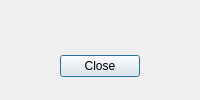
<?xml version="1.0" encoding="UTF-8"?>
<ui version="4.0">
 <class>details</class>
 <widget class="QDialog" name="details">
  <property name="windowModality">
   <enum>Qt::ApplicationModal</enum>
  </property>
  <property name="sizePolicy">
   <sizepolicy hsizetype="Maximum" vsizetype="Maximum">
    <horstretch>0</horstretch>
    <verstretch>0</verstretch>
   </sizepolicy>
  </property>
  <property name="windowTitle">
   <string>Song details</string>
  </property>
  <property name="modal">
   <bool>true</bool>
  </property>
  <layout class="QVBoxLayout">
   <item>
    <widget class="QLabel" name="details_label">
     <property name="sizePolicy">
      <sizepolicy hsizetype="Maximum" vsizetype="Maximum">
       <horstretch>0</horstretch>
       <verstretch>0</verstretch>
      </sizepolicy>
     </property>
     <property name="text">
      <string notr="true"/>
     </property>
     <property name="textFormat">
      <enum>Qt::RichText</enum>
     </property>
     <property name="alignment">
      <set>Qt::AlignLeading|Qt::AlignLeft|Qt::AlignTop</set>
     </property>
     <property name="wordWrap">
      <bool>true</bool>
     </property>
     <property name="margin">
      <number>4</number>
     </property>
     <property name="textInteractionFlags">
      <set>Qt::LinksAccessibleByKeyboard|Qt::LinksAccessibleByMouse|Qt::TextBrowserInteraction|Qt::TextSelectableByKeyboard|Qt::TextSelectableByMouse</set>
     </property>
    </widget>
   </item>
   <item>
    <widget class="QDialogButtonBox" name="button_box">
     <property name="orientation">
      <enum>Qt::Horizontal</enum>
     </property>
     <property name="standardButtons">
      <set>QDialogButtonBox::Close</set>
     </property>
     <property name="centerButtons">
      <bool>true</bool>
     </property>
    </widget>
   </item>
  </layout>
 </widget>
 <resources/>
 <connections>
  <connection>
   <sender>button_box</sender>
   <signal>accepted()</signal>
   <receiver>details</receiver>
   <slot>accept()</slot>
   <hints>
    <hint type="sourcelabel">
     <x>248</x>
     <y>254</y>
    </hint>
    <hint type="destinationlabel">
     <x>157</x>
     <y>274</y>
    </hint>
   </hints>
  </connection>
  <connection>
   <sender>button_box</sender>
   <signal>rejected()</signal>
   <receiver>details</receiver>
   <slot>reject()</slot>
   <hints>
    <hint type="sourcelabel">
     <x>316</x>
     <y>260</y>
    </hint>
    <hint type="destinationlabel">
     <x>286</x>
     <y>274</y>
    </hint>
   </hints>
  </connection>
 </connections>
</ui>
